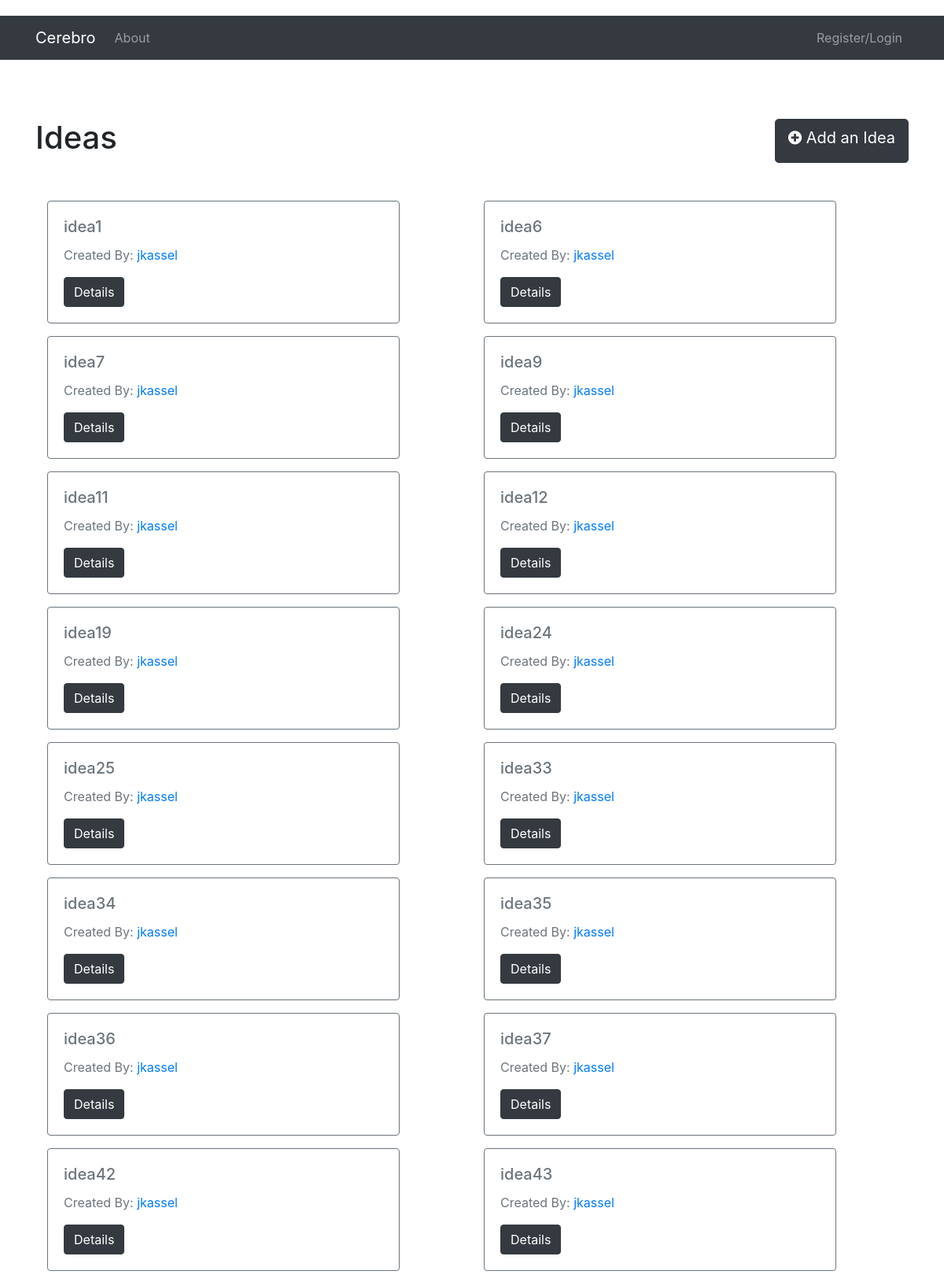
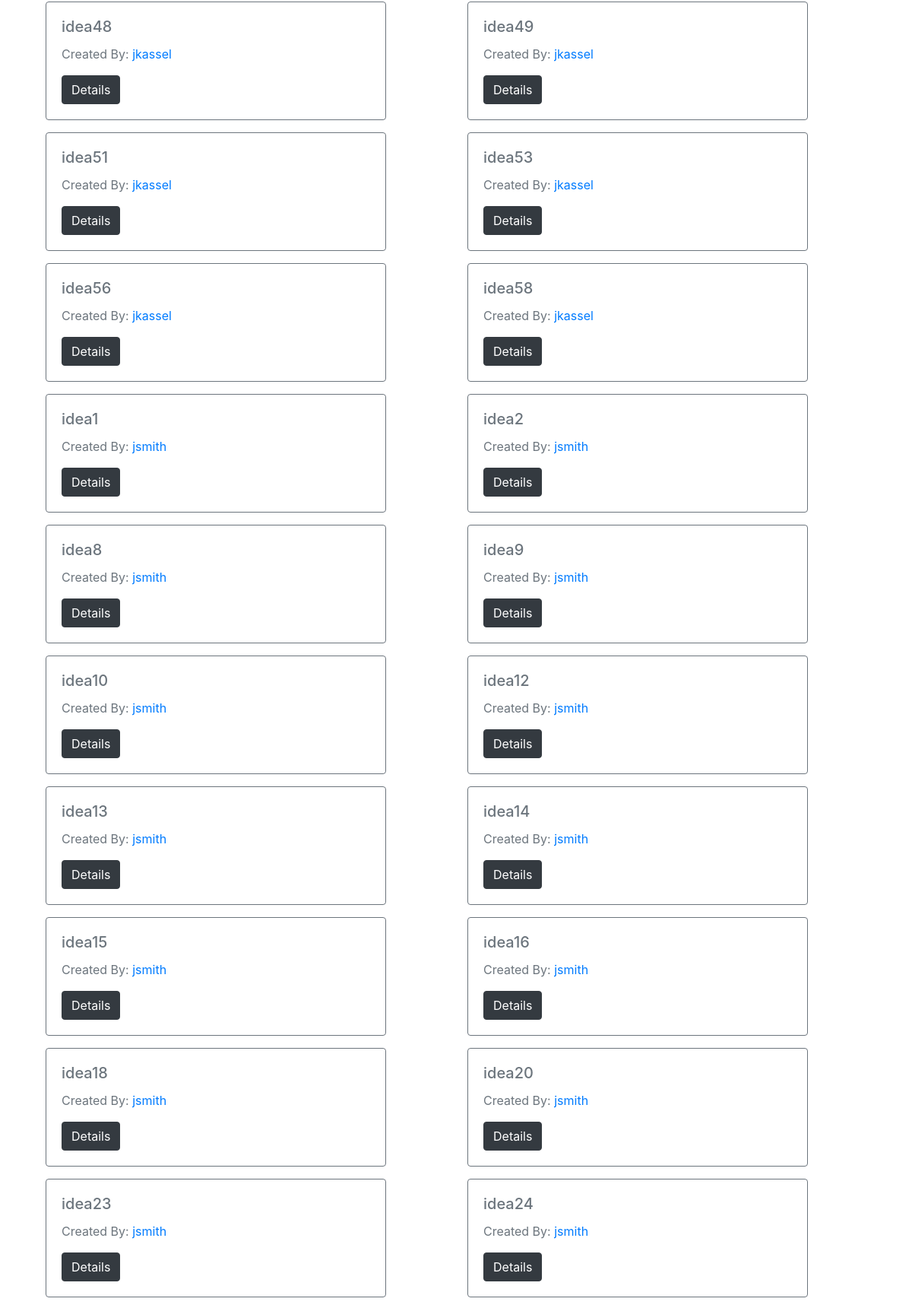
/ideas (upper part), run on the app's committed database (2 pictures, top to bottom).
### project/server/models.py (models this page shows, shortened)
class Idea(db.Model):
    __tablename__ = "ideas"
    id = db.Column(db.Integer, primary_key=True, autoincrement=True)
    title = db.Column(db.String(255), nullable=False)
    description = db.Column(db.String(1024), nullable=True)
    owner = db.Column(db.Integer, nullable=False)
    rating = db.Column(db.Integer, nullable=True)
    created_date = db.Column(db.DateTime, nullable=False)
    access = db.Column(db.String(255), nullable=False)
    def get_username(self, id):
        user = User.query.filter_by(id=id).first()
        return user.user_name

class User(db.Model):
    __tablename__ = "users"
    id = db.Column(db.Integer, primary_key=True, autoincrement=True)
    user_name = db.Column(db.String(255), unique=True, nullable=False)
    email = db.Column(db.String(255), unique=True, nullable=False)
    password = db.Column(db.String(255), nullable=False)
    registered_on = db.Column(db.DateTime, nullable=False)
    last_login = db.Column(db.DateTime, nullable=False)
    admin = db.Column(db.Boolean, nullable=False, default=False)
    first_name = db.Column(db.String(255), nullable=True)
    last_name = db.Column(db.String(255), nullable=True)
    profile_status = db.Column(db.String(255), nullable=False)
    profile_pic = db.Column(db.String(1024), nullable=True)
    about_me = db.Column(db.String(1024), nullable=True)
    location = db.Column(db.String(255), nullable=True)
    age = db.Column(db.String(255), nullable=True)
    website = db.Column(db.String(1024), nullable=True)
    facebook_url = db.Column(db.String(255), nullable=True)
    twitter_url = db.Column(db.String(255), nullable=True)

### project/server/user/views.py (the view)
@user_blueprint.route('/ideas', methods=['GET', 'POST'])
def ideas():
    idea_list = Idea.query.filter_by(access='public')
    return render_template('user/ideas.html', ideas=idea_list, title='Ideas')

### project/client/templates/user/ideas.html (shortened to what this page needs)
{% extends "_base.html" %}
{% block content %}
    <div class="container">
    <div class="row">
        <h1>{{ title }}</h1>
        <a class="btn btn-dark btn-lg ml-auto" href="{{ url_for('user.create_idea') }}">
            <i class="fa fa-plus-circle"></i> Add an Idea
        </a>
    </div>
    <br>
    <br>
    {% for idea_row in ideas | slice(2) %}
    <div class="row">
        {% for idea in idea_row %}
        <div class="col-sm-6">
            <div class="card border-secondary mb-3" style="max-width: 28rem;">
                <div class="card-body text-secondary">
                    <h5 class="card-title">{{ idea.title }}</h5>
                    <p class="card-text">Created By: <a href={{ url_for('user.user_profile', username=idea.get_username(idea.owner)) }}>{{ idea.get_username(idea.owner) }}</a></p>
                    <a href={{ url_for('user.idea_detail', idea=idea.id) }} class="btn btn-dark">Details</a>
                </div>
            </div>
        </div>
        {% endfor %}
    </div>
    {% endfor %}
{% endblock %}

### project/client/static/user_profile.css (style rules this page uses)
body { margin-top:20px; }

### data on the page
Idea: title "idea1", get_username "jkassel"
Idea: title "idea6", get_username "jkassel"
Idea: title "idea7", get_username "jkassel"
Idea: title "idea9", get_username "jkassel"
Idea: title "idea11", get_username "jkassel"
Idea: title "idea12", get_username "jkassel"
Idea: title "idea19", get_username "jkassel"
Idea: title "idea24", get_username "jkassel"
Idea: title "idea25", get_username "jkassel"
Idea: title "idea33", get_username "jkassel"
Idea: title "idea34", get_username "jkassel"
Idea: title "idea35", get_username "jkassel"
Idea: title "idea36", get_username "jkassel"
Idea: title "idea37", get_username "jkassel"
Idea: title "idea42", get_username "jkassel"
Idea: title "idea43", get_username "jkassel"
Idea: title "idea48", get_username "jkassel"
Idea: title "idea49", get_username "jkassel"
Idea: title "idea51", get_username "jkassel"
Idea: title "idea53", get_username "jkassel"
Idea: title "idea56", get_username "jkassel"
Idea: title "idea58", get_username "jkassel"
Idea: title "idea1", get_username "jsmith"
Idea: title "idea2", get_username "jsmith"
Idea: title "idea8", get_username "jsmith"
Idea: title "idea9", get_username "jsmith"
Idea: title "idea10", get_username "jsmith"
Idea: title "idea12", get_username "jsmith"
Idea: title "idea13", get_username "jsmith"
Idea: title "idea14", get_username "jsmith"
Idea: title "idea15", get_username "jsmith"
Idea: title "idea16", get_username "jsmith"
Idea: title "idea18", get_username "jsmith"
Idea: title "idea20", get_username "jsmith"
Idea: title "idea23", get_username "jsmith"
Idea: title "idea24", get_username "jsmith"

### other printed values
{{ title }} "Ideas"
